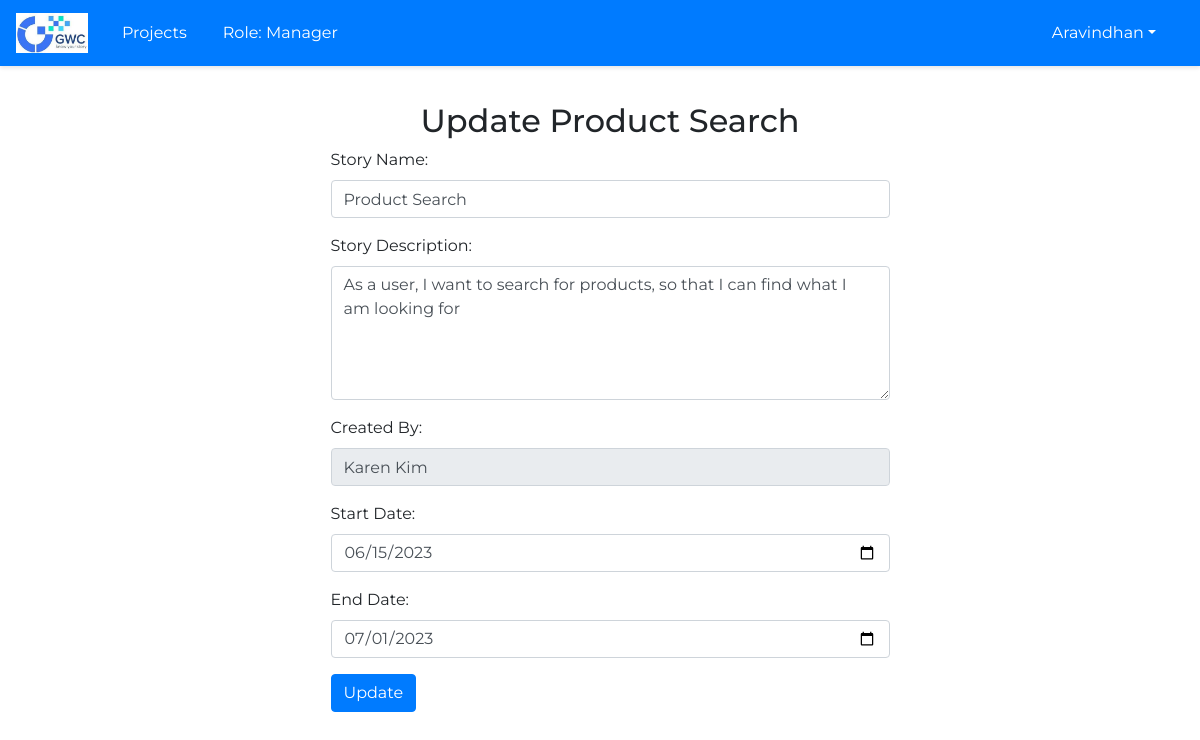
The app's page /update_story/5 (signed in) with its own data.
### main.py (models this page shows, shortened)
class Users(db.Model):
    id = db.Column(db.Integer(), primary_key=True, autoincrement=True)
    Email = db.Column(db.String(250), unique=True, nullable=False)
    Name = db.Column(db.String(250), nullable=False)
    User_Role = db.Column(db.String(250), default='Member', nullable=False)
    Password = db.Column(db.String(250), nullable=False)
    Designation = db.Column(db.String(250), nullable=False)
    Creation_Date = db.Column(db.DateTime(), default=dt.datetime.utcnow() + dt.timedelta(hours=5, minutes=30), nullable=False)

class Story(db.Model):
    id = db.Column(db.Integer(), primary_key=True, autoincrement=True)
    StoryName = db.Column(db.String(250), nullable=False)
    StoryDescription = db.Column(db.Text)
    CreatedBy = db.Column(db.String(250), nullable=False)
    StartDate = db.Column(db.Date(), nullable=False)
    EndDate = db.Column(db.Date(), nullable=False)
    CreationDate = db.Column(db.DateTime(), default=dt.datetime.utcnow() + dt.timedelta(hours=5, minutes=30), nullable=False)
    EpicID= db.Column(db.Integer(), db.ForeignKey('epic.id'), nullable=False)

### main.py (the view, shortened to what this page needs)
@app.route('/update_story/<int:story_id>', methods=['GET', 'POST'])
def update_story(story_id):
    story = Story.query.get(story_id)
    return render_template('update_story.html', story=story)

### main.py (called while the page is built, shortened)
@app.before_request
def require_login():
    allowed_routes = ['login','static', 'show_register']  # add any route that doesn't require login here
    if request.endpoint not in allowed_routes and 'user_id' not in session:
        return redirect(url_for('login'))

@app.before_request
def restrict_access_member():
    user_id = session.get('user_id')
    if user_id:
        user = Users.query.filter_by(id=user_id).first()

@app.before_request
def restrict_access_teamlead():
    user_id = session.get('user_id')
    if user_id:
        user = Users.query.filter_by(id=user_id).first()
        if user.User_Role == 'Team Lead':
            restricted_functions = ['add_project', 'add_epic', 'add_story', 'update_project', 'update_epic', 'update_story', 'delete_story', 'delete_epic','show_users','update_user_role']
            if request.endpoint in restricted_functions:
                abort(403)  # Forbidden

@app.before_request
def restrict_access_manager():
    user_id = session.get('user_id')
    if user_id:
        user = Users.query.filter_by(id=user_id).first()
        if user.User_Role == 'Manager':
            restricted_functions = ['add_project', 'update_project','show_users','update_user_role']
            if request.endpoint in restricted_functions:
                abort(403)  # Forbidden

@app.context_processor
def inject_user():
    def get_user():
        if 'user_id' in session:
            user = Users.query.get(session['user_id'])
            return user
        return None
    return {'user': get_user()}

### templates/update_story.html (shortened to what this page needs)
{% extends "base_layout.html" %}
{% block main %}
<div class="text-center">
  <h2>Update {{ story.StoryName }}</h2>
</div>
<form method="POST" action="{{ url_for('update_story', story_id=story.id) }}" class="row g-3 justify-content-center">
  <div class="col-md-6">
    <div class="form-group">
      <label for="StoryName" class="form-label">Story Name:</label>
      <input type="text" id="StoryName" name="StoryName" class="form-control" value="{{ story.StoryName }}" required>
    </div>
    <div class="form-group">
      <label for="StoryDescription" class="form-label">Story Description:</label>
      <textarea id="StoryDescription" name="StoryDescription" rows="5" class="form-control" required>{{ story.StoryDescription }}</textarea>
    </div>
    <div class="form-group">
      <label for="CreatedBy" class="form-label">Created By:</label>
      <input type="text" id="CreatedBy" name="CreatedBy" class="form-control" value="{{ story.CreatedBy }}" required disabled>
    </div>
    <div class="form-group">
      <label for="StartDate" class="form-label">Start Date:</label>
      <input type="date" id="StartDate" name="StartDate" class="form-control" value="{{ story.StartDate }}" required>
    </div>
    <div class="form-group">
      <label for="EndDate" class="form-label">End Date:</label>
      <input type="date" id="EndDate" name="EndDate" class="form-control" value="{{ story.EndDate }}" required>
    </div>
    <div class="form-group">
      <div class="d-grid">
        <input type="submit" value="Update" class="btn btn-primary">
      </div>
    </div>
  </div>
</form>
{% endblock %}

### templates/base_layout.html (shortened to what this page needs)
<!DOCTYPE html>
<html>
  <head>
      <link rel="stylesheet" href="https://maxcdn.bootstrapcdn.com/bootstrap/4.5.2/css/bootstrap.min.css">
      <link href="{{ url_for('static', filename='css/base_layout-style.css') }}" rel="stylesheet">
  </head>
  <body>
    <nav class="navbar navbar-expand-md navbar-light bg-primary">
      <a class="navbar-brand" href="{{ url_for('login') }}">
        <img src="{{ url_for('static', filename='images/placeholder-logo.png') }}" alt="Logo">
      </a>
      <ul class="navbar-nav">
        {% if user.User_Role in ['Manager', 'Admin', 'Team Lead'] %}
        <li class="nav-item">
          <a class="nav-link" href="{{ url_for('show_projects') }}">Projects</a>
        </li>
        {% endif %}
        <li class="nav-item nav-link">
          Role: {{ user.User_Role }}
        </li>
      </ul>
      <ul class="navbar-nav ml-auto">
        <li class="nav-item dropdown">
          <a class="nav-link dropdown-toggle" href="#" id="navbardrop" data-toggle="dropdown">{{ user.Name }}</a>
        </li>
      </ul>
    </nav>
    <main>
      {% block main %}
      {% endblock %}
    </main>
  </body>
</html>

### static/css/base_layout-style.css (style rules this page uses)
* { box-sizing: border-box; margin: 0; padding: 0; }
body { background-color: white; font-family: 'Montserrat', sans-serif; }
.navbar-brand img { height: 40px; margin-right: 10px; }
.navbar-nav li { padding-right: 20px; color: white !important; }
.nav-link { color: white !important; }
nav { display: flex; justify-content: space-between; align-items: center; padding: 1rem; background-color: white; box-shadow: 0px 2px 4px rgba(0, 0, 0, 0.1); }
main { margin: 20px 0 0 20px; padding: 1rem; }

### records on screen
Users: User_Role "Manager", Name "Aravindhan"
Story: StoryName "Product Search", StoryDescription "As a user, I want to search for products, so that I can find what I am looking for", CreatedBy "Karen Kim", StartDate "06/15/2023", EndDate "07/01/2023"
